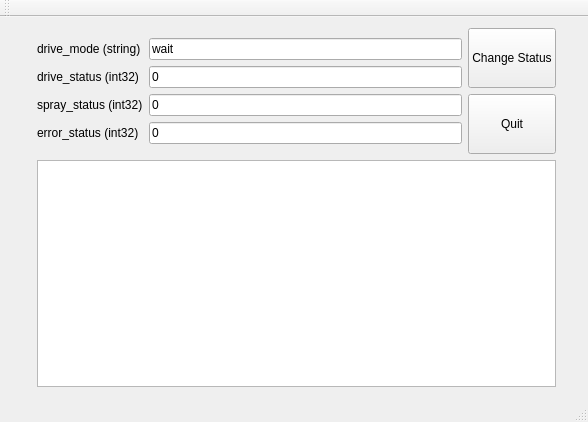
<?xml version="1.0" encoding="UTF-8"?>
<ui version="4.0">
 <class>MainWindow</class>
 <widget class="QMainWindow" name="MainWindow">
  <property name="geometry">
   <rect>
    <x>0</x>
    <y>0</y>
    <width>588</width>
    <height>422</height>
   </rect>
  </property>
  <property name="windowTitle">
   <string>Publisher</string>
  </property>
  <widget class="QWidget" name="centralWidget">
   <widget class="QWidget" name="verticalLayoutWidget">
    <property name="geometry">
     <rect>
      <x>26</x>
      <y>0</y>
      <width>541</width>
      <height>381</height>
     </rect>
    </property>
    <layout class="QVBoxLayout" name="verticalLayout">
     <item>
      <layout class="QHBoxLayout" name="horizontalLayout">
       <property name="sizeConstraint">
        <enum>QLayout::SetMinAndMaxSize</enum>
       </property>
       <item>
        <layout class="QVBoxLayout" name="verticalLayout_2">
         <item>
          <layout class="QGridLayout" name="gridLayout">
           <property name="sizeConstraint">
            <enum>QLayout::SetMaximumSize</enum>
           </property>
           <item row="3" column="0">
            <widget class="QLabel" name="label_4">
             <property name="text">
              <string>error_status (int32)</string>
             </property>
            </widget>
           </item>
           <item row="2" column="1">
            <widget class="QLineEdit" name="lineEditSprayStatus">
             <property name="text">
              <string>0</string>
             </property>
            </widget>
           </item>
           <item row="1" column="1">
            <widget class="QLineEdit" name="lineEditDriveStatus">
             <property name="text">
              <string>0</string>
             </property>
            </widget>
           </item>
           <item row="3" column="1">
            <widget class="QLineEdit" name="lineEditErrorStatus">
             <property name="text">
              <string>0</string>
             </property>
            </widget>
           </item>
           <item row="2" column="0">
            <widget class="QLabel" name="label_3">
             <property name="text">
              <string>spray_status (int32)</string>
             </property>
            </widget>
           </item>
           <item row="0" column="0">
            <widget class="QLabel" name="label">
             <property name="text">
              <string>drive_mode (string)</string>
             </property>
            </widget>
           </item>
           <item row="1" column="0">
            <widget class="QLabel" name="label_2">
             <property name="text">
              <string>drive_status (int32)</string>
             </property>
            </widget>
           </item>
           <item row="0" column="1">
            <widget class="QLineEdit" name="lineEditDriveMode">
             <property name="text">
              <string>wait</string>
             </property>
            </widget>
           </item>
          </layout>
         </item>
        </layout>
       </item>
       <item>
        <layout class="QVBoxLayout" name="verticalLayout_3">
         <item alignment="Qt::AlignTop">
          <widget class="QPushButton" name="pushButtonPublish">
           <property name="minimumSize">
            <size>
             <width>0</width>
             <height>60</height>
            </size>
           </property>
           <property name="text">
            <string>Change Status</string>
           </property>
          </widget>
         </item>
         <item>
          <widget class="QPushButton" name="pushButton">
           <property name="minimumSize">
            <size>
             <width>0</width>
             <height>60</height>
            </size>
           </property>
           <property name="text">
            <string>Quit</string>
           </property>
          </widget>
         </item>
        </layout>
       </item>
      </layout>
     </item>
     <item>
      <widget class="QTextEdit" name="textEdit"/>
     </item>
    </layout>
   </widget>
  </widget>
  <widget class="QToolBar" name="mainToolBar">
   <attribute name="toolBarArea">
    <enum>TopToolBarArea</enum>
   </attribute>
   <attribute name="toolBarBreak">
    <bool>false</bool>
   </attribute>
  </widget>
  <widget class="QStatusBar" name="statusBar"/>
 </widget>
 <layoutdefault spacing="6" margin="11"/>
 <resources/>
 <connections/>
</ui>
